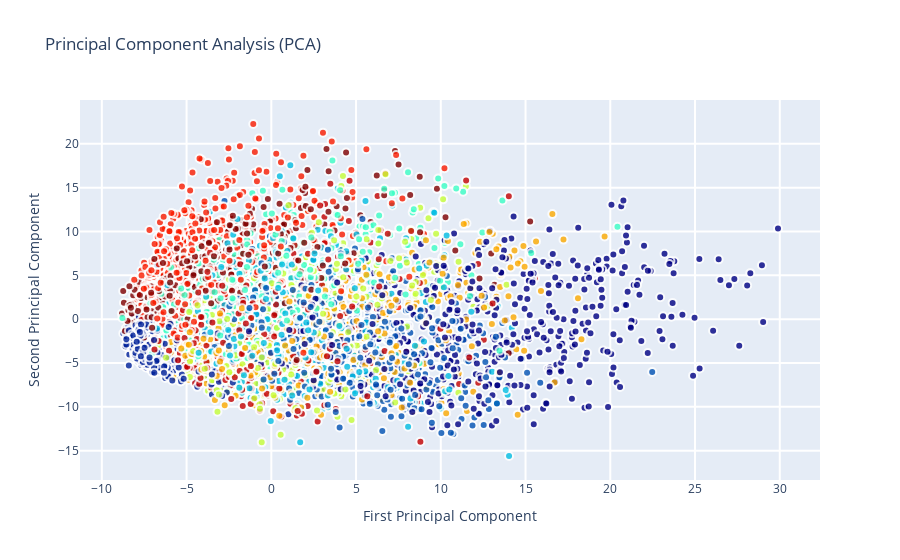

Source (notebook cell):
### Markdown cell above
###Interactive visualisations of PCA representation

When it comes to these dimensionality reduction methods, scatter plots are most commonly implemented because they allow for great and convenient visualisations of clustering ( if any existed ) and this will be exactly what we will be doing as we plot the first 2 principal components as follows:

### Code cell
trace0 = go.Scatter(
    x = X_5d[:,0],
    y = X_5d[:,1],
#     name = Target,
#     hoveron = Target,
    mode = 'markers',
    text = Target,
    showlegend = False,
    marker = dict(
        size = 8,
        color = Target,
        colorscale ='Jet',
        showscale = False,
        line = dict(
            width = 2,
            color = 'rgb(255, 255, 255)'
        ),
        opacity = 0.8
    )
)
data = [trace0]

layout = go.Layout(
    title= 'Principal Component Analysis (PCA)',
    hovermode= 'closest',
    xaxis= dict(
         title= 'First Principal Component',
        ticklen= 5,
        zeroline= False,
        gridwidth= 2,
    ),
    yaxis=dict(
        title= 'Second Principal Component',
        ticklen= 5,
        gridwidth= 2,
    ),
    showlegend= True
)


fig = dict(data=data, layout=layout)
py.iplot(fig, filename='styled-scatter')

### Figure 1 — Plotly figure (JSON) as saved in the notebook; plotly's stock layout.template omitted (floating-point values rounded to 4 significant figures; data arrays with more than 128 entries replaced by an {"elided": "..."} marker saying what was removed)
{"data": [{"marker": {"color": {"elided": "6000 int values"}, "colorscale": [[0, "rgb(0,0,131)"], [0.2, "rgb(0,60,170)"], [0.4, "rgb(5,255,255)"], [0.6, "rgb(255,255,0)"], [0.8, "rgb(250,0,0)"], [1, "rgb(128,0,0)"]], "line": {"color": "rgb(255, 255, 255)", "width": 2}, "opacity": 0.8, "showscale": false, "size": 8}, "mode": "markers", "showlegend": false, "text": {"elided": "6000 int values"}, "type": "scatter", "x": {"elided": "6000 float values"}, "y": {"elided": "6000 float values"}}], "layout": {"hovermode": "closest", "showlegend": true, "title": {"text": "Principal Component Analysis (PCA)"}, "xaxis": {"gridwidth": 2, "ticklen": 5, "title": {"text": "First Principal Component"}, "zeroline": false}, "yaxis": {"gridwidth": 2, "ticklen": 5, "title": {"text": "Second Principal Component"}}}}
